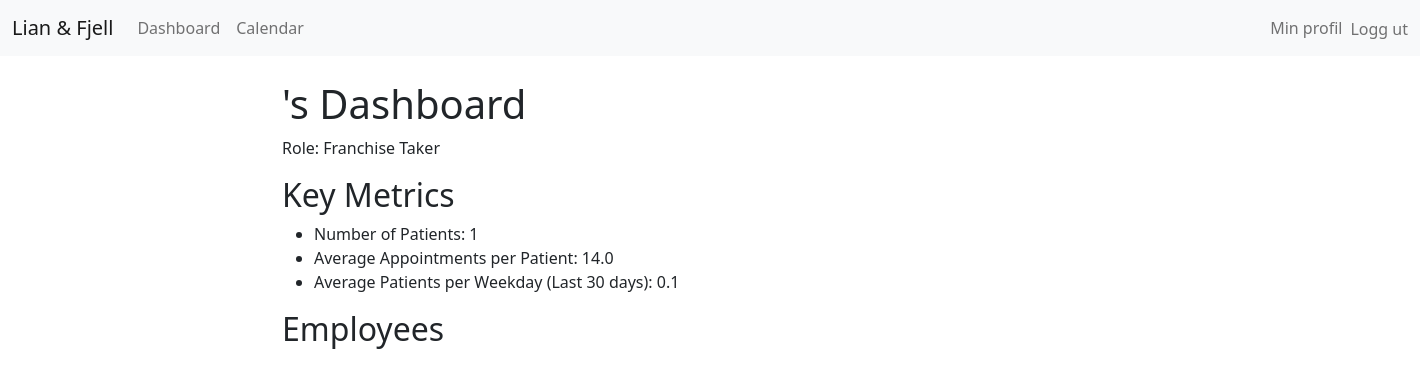
Screenshot of /auth/franchise_dashboard/ (signed in) with the database file from the repository.
### authentication/models.py (models this page shows, shortened)
class Profile(models.Model):
    user = models.OneToOneField(User, on_delete=models.CASCADE)
    role = models.CharField(max_length=30, choices=[('franchise_taker', 'Franchise-taker'), ('employee', 'Ansatt')])
    key_metrics = models.JSONField(default=dict, blank=True, null=True)  # Gjør feltet ikke-obligatorisk

### authentication/views.py (the view, shortened to what this page needs)
# urls.py: path('franchise_dashboard/', views.franchise_dashboard_view, name='franchise_dashboard'),  # Legg til denne linjen
@login_required
def franchise_dashboard_view(request):
    user = request.user
    profile = user.profile
    clients = Client.objects.filter(psychologist=user)
    number_of_patients = clients.count()
    profile.key_metrics['number_of_patients'] = number_of_patients
    if number_of_patients > 0:
        total_appointments = Appointment.objects.filter(client__in=clients).count()
        average_appointments_per_patient = total_appointments / number_of_patients
    else:
        average_appointments_per_patient = 0
    profile.key_metrics['average_appointments_per_patient'] = average_appointments_per_patient
    start_date = now() - timedelta(days=30)
    appointments_last_30_days = Appointment.objects.filter(client__in=clients, date__gte=start_date)
    weekday_counts = [0] * 5  # Mandag til fredag
    for appointment in appointments_last_30_days:
        weekday = appointment.date.weekday()
        if weekday < 5:  # Mandag til fredag
            weekday_counts[weekday] += 1
    total_weekdays = (now().date() - start_date.date()).days
    num_weeks = total_weekdays // 7
    extra_days = total_weekdays % 7
    num_weekdays = num_weeks * 5 + min(extra_days, 5)
    if num_weekdays > 0:
        average_patients_per_weekday = sum(weekday_counts) / num_weekdays
    else:
        average_patients_per_weekday = 0
    profile.key_metrics['average_patients_per_weekday'] = format(average_patients_per_weekday, '.1f')
    groups = user.groups.all()
    employees = User.objects.filter(groups__in=groups).exclude(id=user.id)
    alarms = []
    return render(request, 'authentication/franchise_dashboard.html', {
        'user': user,
        'profile': profile,
        'groups': groups,
        'alarms': alarms
    })

### authentication/templates/authentication/franchise_dashboard.html (shortened to what this page needs)
{% extends 'base.html' %}
{% block content %}
<h1>{{ user.get_full_name }}'s Dashboard</h1>
<p>Role: Franchise Taker</p>
<h2>Key Metrics</h2>
<ul>
    <li>Number of Patients: {{ profile.key_metrics.number_of_patients }}</li>
    <li>Average Appointments per Patient: {{ profile.key_metrics.average_appointments_per_patient }}</li>
    <li>Average Patients per Weekday (Last 30 days): {{ profile.key_metrics.average_patients_per_weekday }}</li>
</ul>
<h2>Employees</h2>
{% endblock %}

### rows the page displays
Profile: key_metrics.number_of_patients "1", key_metrics.average_appointments_per_patient "14.0", key_metrics.average_patients_per_weekday "0.1"
